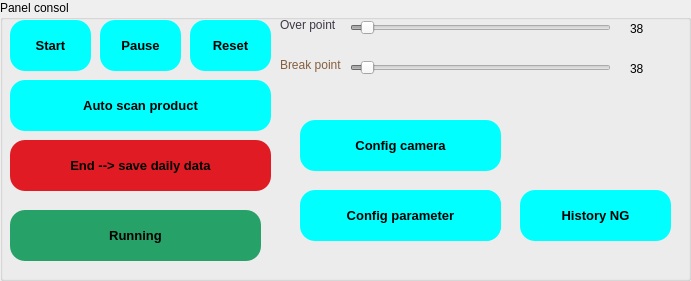
   <widget class="QGroupBox" name="adjust_thelta_2">
    <property name="geometry">
     <rect>
      <x>10</x>
      <y>390</y>
      <width>691</width>
      <height>281</height>
     </rect>
    </property>
    <property name="font">
     <font>
      <family>Segoe UI</family>
      <stylestrategy>PreferDefault</stylestrategy>
      <kerning>true</kerning>
     </font>
    </property>
    <property name="styleSheet">
     <string notr="true">QGroupBox{border:2px solid gray;border-radius:5px;margin-top: 1ex;color: ;background-color: transparent;} QGroupBox::title{subcontrol-origin: margin;subcontrol-position:top left;padding:0 3px;}
color: rgb(0, 0, 0);
font: 12pt &quot;Segoe UI&quot;;</string>
    </property>
    <property name="title">
     <string>Panel consol</string>
    </property>
    <widget class="QPushButton" name="but_scan">
     <property name="geometry">
      <rect>
       <x>10</x>
       <y>80</y>
       <width>261</width>
       <height>51</height>
      </rect>
     </property>
     <property name="font">
      <font>
       <pointsize>10</pointsize>
       <weight>75</weight>
       <bold>true</bold>
      </font>
     </property>
     <property name="styleSheet">
      <string notr="true">background-color: rgb(0, 255, 255);
color: rgb(255, 255, 255);
color: rgb(0, 0, 0);
border-radius:15px;
</string>
     </property>
     <property name="text">
      <string>Auto scan product</string>
     </property>
    </widget>
    <widget class="QPushButton" name="but_end_and_save">
     <property name="geometry">
      <rect>
       <x>10</x>
       <y>140</y>
       <width>261</width>
       <height>51</height>
      </rect>
     </property>
     <property name="font">
      <font>
       <pointsize>10</pointsize>
       <weight>75</weight>
       <bold>true</bold>
      </font>
     </property>
     <property name="styleSheet">
      <string notr="true">background-color: rgb(224, 27, 36);
color: rgb(255, 255, 255);
color: rgb(0, 0, 0);
border-radius:15px;
</string>
     </property>
     <property name="text">
      <string>End --&gt; save daily data</string>
     </property>
    </widget>
    <widget class="QPushButton" name="but_start">
     <property name="geometry">
      <rect>
       <x>10</x>
       <y>20</y>
       <width>81</width>
       <height>51</height>
      </rect>
     </property>
     <property name="font">
      <font>
       <pointsize>10</pointsize>
       <weight>75</weight>
       <bold>true</bold>
      </font>
     </property>
     <property name="styleSheet">
      <string notr="true">background-color: rgb(0, 255, 255);
color: rgb(255, 255, 255);
color: rgb(0, 0, 0);
border-radius:15px;
</string>
     </property>
     <property name="text">
      <string>Start</string>
     </property>
    </widget>
    <widget class="QPushButton" name="but_pause">
     <property name="geometry">
      <rect>
       <x>100</x>
       <y>20</y>
       <width>81</width>
       <height>51</height>
      </rect>
     </property>
     <property name="font">
      <font>
       <pointsize>10</pointsize>
       <weight>75</weight>
       <bold>true</bold>
      </font>
     </property>
     <property name="styleSheet">
      <string notr="true">background-color: rgb(0, 255, 255);
color: rgb(255, 255, 255);
color: rgb(0, 0, 0);
border-radius:15px;
</string>
     </property>
     <property name="text">
      <string>Pause</string>
     </property>
    </widget>
    <widget class="QPushButton" name="but_reset">
     <property name="geometry">
      <rect>
       <x>190</x>
       <y>20</y>
       <width>81</width>
       <height>51</height>
      </rect>
     </property>
     <property name="font">
      <font>
       <pointsize>10</pointsize>
       <weight>75</weight>
       <bold>true</bold>
      </font>
     </property>
     <property name="styleSheet">
      <string notr="true">background-color: rgb(0, 255, 255);
color: rgb(0, 0, 0);
border-radius:15px;
</string>
     </property>
     <property name="text">
      <string>Reset</string>
     </property>
    </widget>
    <widget class="QPushButton" name="display_running">
     <property name="enabled">
      <bool>false</bool>
     </property>
     <property name="geometry">
      <rect>
       <x>10</x>
       <y>210</y>
       <width>251</width>
       <height>51</height>
      </rect>
     </property>
     <property name="font">
      <font>
       <pointsize>10</pointsize>
       <weight>75</weight>
       <bold>true</bold>
      </font>
     </property>
     <property name="styleSheet">
      <string notr="true">background-color: rgb(38, 162, 105);
color: rgb(255, 255, 255);
color: rgb(0, 0, 0);
border-radius:15px;
</string>
     </property>
     <property name="text">
      <string>Running</string>
     </property>
    </widget>
    <widget class="QSlider" name="value_break">
     <property name="enabled">
      <bool>false</bool>
     </property>
     <property name="geometry">
      <rect>
       <x>350</x>
       <y>60</y>
       <width>261</width>
       <height>16</height>
      </rect>
     </property>
     <property name="minimum">
      <number>0</number>
     </property>
     <property name="maximum">
      <number>500</number>
     </property>
     <property name="singleStep">
      <number>1</number>
     </property>
     <property name="pageStep">
      <number>1</number>
     </property>
     <property name="value">
      <number>20</number>
     </property>
     <property name="orientation">
      <enum>Qt::Horizontal</enum>
     </property>
    </widget>
    <widget class="QSlider" name="value_over">
     <property name="enabled">
      <bool>false</bool>
     </property>
     <property name="geometry">
      <rect>
       <x>350</x>
       <y>20</y>
       <width>261</width>
       <height>16</height>
      </rect>
     </property>
     <property name="minimum">
      <number>0</number>
     </property>
     <property name="maximum">
      <number>500</number>
     </property>
     <property name="singleStep">
      <number>1</number>
     </property>
     <property name="pageStep">
      <number>1</number>
     </property>
     <property name="value">
      <number>20</number>
     </property>
     <property name="orientation">
      <enum>Qt::Horizontal</enum>
     </property>
    </widget>
    <widget class="QLabel" name="display_value_over">
     <property name="geometry">
      <rect>
       <x>630</x>
       <y>20</y>
       <width>67</width>
       <height>17</height>
      </rect>
     </property>
     <property name="font">
      <font>
       <pointsize>9</pointsize>
      </font>
     </property>
     <property name="text">
      <string>38</string>
     </property>
    </widget>
    <widget class="QLabel" name="display_value_break">
     <property name="geometry">
      <rect>
       <x>630</x>
       <y>60</y>
       <width>67</width>
       <height>17</height>
      </rect>
     </property>
     <property name="font">
      <font>
       <pointsize>9</pointsize>
      </font>
     </property>
     <property name="text">
      <string>38</string>
     </property>
    </widget>
    <widget class="QLabel" name="expose_2">
     <property name="geometry">
      <rect>
       <x>280</x>
       <y>55</y>
       <width>91</width>
       <height>20</height>
      </rect>
     </property>
     <property name="font">
      <font>
       <pointsize>9</pointsize>
      </font>
     </property>
     <property name="styleSheet">
      <string notr="true">color: rgb(129, 61, 156);
color: rgb(134, 94, 60);</string>
     </property>
     <property name="text">
      <string>Break point</string>
     </property>
    </widget>
    <widget class="QLabel" name="light_2">
     <property name="geometry">
      <rect>
       <x>280</x>
       <y>15</y>
       <width>71</width>
       <height>20</height>
      </rect>
     </property>
     <property name="font">
      <font>
       <pointsize>9</pointsize>
      </font>
     </property>
     <property name="styleSheet">
      <string notr="true">color: rgb(245, 194, 17);
color: rgb(61, 56, 70);</string>
     </property>
     <property name="text">
      <string>Over point</string>
     </property>
    </widget>
    <widget class="QPushButton" name="but_test_ok">
     <property name="geometry">
      <rect>
       <x>310</x>
       <y>190</y>
       <width>91</width>
       <height>51</height>
      </rect>
     </property>
     <property name="font">
      <font>
       <pointsize>10</pointsize>
       <weight>75</weight>
       <bold>true</bold>
      </font>
     </property>
     <property name="styleSheet">
      <string notr="true">background-color: rgb(0, 255, 255);
color: rgb(255, 255, 255);
color: rgb(0, 0, 0);
border-radius:15px;
</string>
     </property>
     <property name="text">
      <string>Test OK</string>
     </property>
    </widget>
    <widget class="QPushButton" name="but_test_ng">
     <property name="geometry">
      <rect>
       <x>420</x>
       <y>190</y>
       <width>81</width>
       <height>51</height>
      </rect>
     </property>
     <property name="font">
      <font>
       <pointsize>10</pointsize>
       <weight>75</weight>
       <bold>true</bold>
      </font>
     </property>
     <property name="styleSheet">
      <string notr="true">background-color: rgb(0, 255, 255);
color: rgb(255, 255, 255);
color: rgb(0, 0, 0);
border-radius:15px;
</string>
     </property>
     <property name="text">
      <string>Test NG</string>
     </property>
    </widget>
    <widget class="QPushButton" name="but_history_NG">
     <property name="geometry">
      <rect>
       <x>520</x>
       <y>190</y>
       <width>151</width>
       <height>51</height>
      </rect>
     </property>
     <property name="font">
      <font>
       <pointsize>10</pointsize>
       <weight>75</weight>
       <bold>true</bold>
      </font>
     </property>
     <property name="styleSheet">
      <string notr="true">background-color: rgb(0, 255, 255);
color: rgb(255, 255, 255);
color: rgb(0, 0, 0);
border-radius:15px;
</string>
     </property>
     <property name="text">
      <string>History NG</string>
     </property>
    </widget>
    <widget class="QPushButton" name="but_config">
     <property name="geometry">
      <rect>
       <x>300</x>
       <y>190</y>
       <width>201</width>
       <height>51</height>
      </rect>
     </property>
     <property name="font">
      <font>
       <pointsize>10</pointsize>
       <weight>75</weight>
       <bold>true</bold>
      </font>
     </property>
     <property name="styleSheet">
      <string notr="true">background-color: rgb(0, 255, 255);
color: rgb(255, 255, 255);
color: rgb(0, 0, 0);
border-radius:15px;
</string>
     </property>
     <property name="text">
      <string>Config parameter</string>
     </property>
    </widget>
    <widget class="QPushButton" name="but_config_camera">
     <property name="geometry">
      <rect>
       <x>300</x>
       <y>120</y>
       <width>201</width>
       <height>51</height>
      </rect>
     </property>
     <property name="font">
      <font>
       <pointsize>10</pointsize>
       <weight>75</weight>
       <bold>true</bold>
      </font>
     </property>
     <property name="styleSheet">
      <string notr="true">background-color: rgb(0, 255, 255);
color: rgb(255, 255, 255);
color: rgb(0, 0, 0);
border-radius:15px;
</string>
     </property>
     <property name="text">
      <string>Config camera</string>
     </property>
    </widget>
   </widget>
